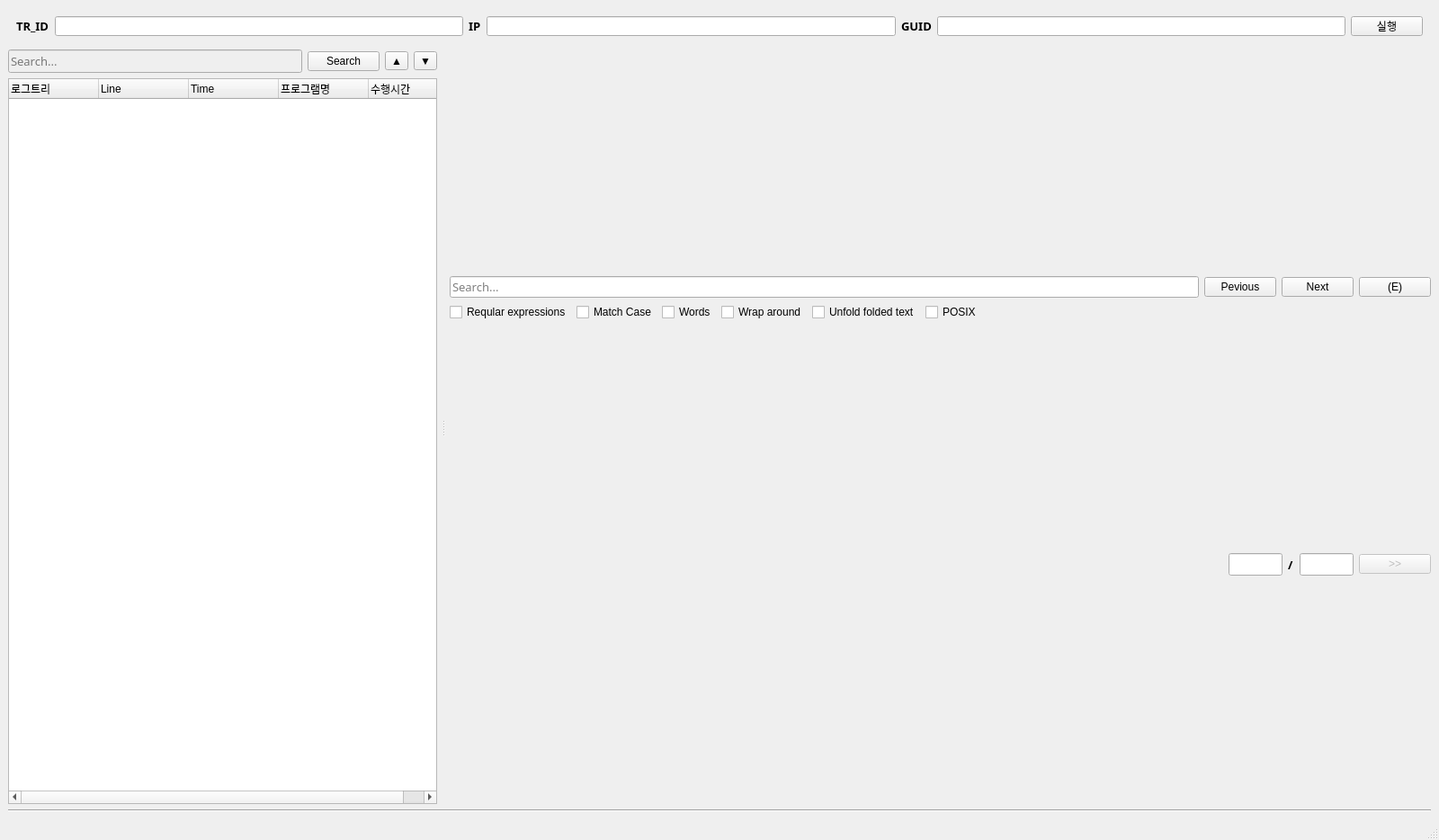
<?xml version="1.0" encoding="UTF-8"?>
<ui version="4.0">
 <class>MainWindow</class>
 <widget class="QMainWindow" name="MainWindow">
  <property name="geometry">
   <rect>
    <x>0</x>
    <y>0</y>
    <width>1600</width>
    <height>934</height>
   </rect>
  </property>
  <property name="windowTitle">
   <string>Log Dialog</string>
  </property>
  <widget class="QWidget" name="centralwidget">
   <layout class="QGridLayout" name="gridLayout">
    <item row="0" column="0" rowspan="2" colspan="2">
     <layout class="QVBoxLayout" name="verticalLayout_3">
      <item>
       <widget class="QFrame" name="grp_searchInfo">
        <property name="maximumSize">
         <size>
          <width>16777215</width>
          <height>40</height>
         </size>
        </property>
        <layout class="QHBoxLayout" name="horizontalLayout">
         <item>
          <widget class="QLabel" name="label">
           <property name="font">
            <font>
             <family>맑은 고딕</family>
             <pointsize>10</pointsize>
             <weight>75</weight>
             <bold>true</bold>
            </font>
           </property>
           <property name="text">
            <string>TR_ID</string>
           </property>
          </widget>
         </item>
         <item>
          <widget class="QLineEdit" name="trEdit">
           <property name="font">
            <font>
             <family>맑은 고딕</family>
             <pointsize>10</pointsize>
            </font>
           </property>
           <property name="styleSheet">
            <string notr="true"/>
           </property>
          </widget>
         </item>
         <item>
          <widget class="QLabel" name="label_2">
           <property name="font">
            <font>
             <family>맑은 고딕</family>
             <pointsize>10</pointsize>
             <weight>75</weight>
             <bold>true</bold>
            </font>
           </property>
           <property name="text">
            <string>IP</string>
           </property>
          </widget>
         </item>
         <item>
          <widget class="QLineEdit" name="ipEdit">
           <property name="font">
            <font>
             <family>맑은 고딕</family>
             <pointsize>10</pointsize>
            </font>
           </property>
           <property name="styleSheet">
            <string notr="true"/>
           </property>
          </widget>
         </item>
         <item>
          <widget class="QLabel" name="label_3">
           <property name="font">
            <font>
             <family>맑은 고딕</family>
             <pointsize>10</pointsize>
             <weight>75</weight>
             <bold>true</bold>
            </font>
           </property>
           <property name="text">
            <string>GUID</string>
           </property>
          </widget>
         </item>
         <item>
          <widget class="QLineEdit" name="edt_guid">
           <property name="font">
            <font>
             <family>맑은 고딕</family>
             <pointsize>10</pointsize>
            </font>
           </property>
          </widget>
         </item>
         <item>
          <widget class="QPushButton" name="searchBtn">
           <property name="text">
            <string>실행</string>
           </property>
          </widget>
         </item>
        </layout>
       </widget>
      </item>
      <item>
       <widget class="QSplitter" name="splitter_tree_view">
        <property name="orientation">
         <enum>Qt::Horizontal</enum>
        </property>
        <widget class="QWidget" name="grp_logTree" native="true">
         <layout class="QVBoxLayout" name="verticalLayout">
          <property name="leftMargin">
           <number>0</number>
          </property>
          <property name="topMargin">
           <number>0</number>
          </property>
          <property name="rightMargin">
           <number>5</number>
          </property>
          <property name="bottomMargin">
           <number>0</number>
          </property>
          <item>
           <layout class="QHBoxLayout" name="horizontalLayout_2">
            <item>
             <widget class="QLineEdit" name="twLine">
              <property name="enabled">
               <bool>false</bool>
              </property>
              <property name="font">
               <font>
                <family>맑은 고딕</family>
                <pointsize>10</pointsize>
               </font>
              </property>
              <property name="placeholderText">
               <string>Search...</string>
              </property>
              <property name="clearButtonEnabled">
               <bool>true</bool>
              </property>
             </widget>
            </item>
            <item>
             <widget class="QPushButton" name="twBtn">
              <property name="text">
               <string>Search</string>
              </property>
             </widget>
            </item>
            <item>
             <widget class="QToolButton" name="collpsBtn">
              <property name="text">
               <string>▲</string>
              </property>
             </widget>
            </item>
            <item>
             <widget class="QToolButton" name="expndBtn">
              <property name="text">
               <string>▼</string>
              </property>
             </widget>
            </item>
           </layout>
          </item>
          <item>
           <widget class="QTreeWidget" name="tw_logTree">
            <column>
             <property name="text">
              <string notr="true">로그트리</string>
             </property>
            </column>
            <column>
             <property name="text">
              <string>Line</string>
             </property>
            </column>
            <column>
             <property name="text">
              <string>Time</string>
             </property>
            </column>
            <column>
             <property name="text">
              <string>프로그램명</string>
             </property>
            </column>
            <column>
             <property name="text">
              <string>수행시간</string>
             </property>
            </column>
           </widget>
          </item>
         </layout>
        </widget>
        <widget class="QWidget" name="grp_logView" native="true">
         <layout class="QVBoxLayout" name="verticalLayout_2">
          <property name="leftMargin">
           <number>5</number>
          </property>
          <property name="topMargin">
           <number>0</number>
          </property>
          <property name="rightMargin">
           <number>0</number>
          </property>
          <property name="bottomMargin">
           <number>0</number>
          </property>
          <item>
           <widget class="QFrame" name="grp_search">
            <property name="maximumSize">
             <size>
              <width>16777215</width>
              <height>50</height>
             </size>
            </property>
            <layout class="QVBoxLayout" name="verticalLayout_4">
             <property name="leftMargin">
              <number>0</number>
             </property>
             <property name="topMargin">
              <number>0</number>
             </property>
             <property name="rightMargin">
              <number>0</number>
             </property>
             <property name="bottomMargin">
              <number>0</number>
             </property>
             <item>
              <layout class="QHBoxLayout" name="horizontalLayout_3">
               <item>
                <widget class="QLineEdit" name="edt_searchLogView">
                 <property name="font">
                  <font>
                   <family>맑은 고딕</family>
                   <pointsize>10</pointsize>
                  </font>
                 </property>
                 <property name="placeholderText">
                  <string>Search...</string>
                 </property>
                 <property name="clearButtonEnabled">
                  <bool>true</bool>
                 </property>
                </widget>
               </item>
               <item>
                <widget class="QPushButton" name="btn_findPrevious">
                 <property name="text">
                  <string>Pevious</string>
                 </property>
                </widget>
               </item>
               <item>
                <widget class="QPushButton" name="btn_findNext">
                 <property name="text">
                  <string>Next</string>
                 </property>
                </widget>
               </item>
               <item>
                <widget class="QPushButton" name="errBtn">
                 <property name="text">
                  <string>(E)</string>
                 </property>
                </widget>
               </item>
              </layout>
             </item>
             <item>
              <layout class="QHBoxLayout" name="horizontalLayout_5">
               <item>
                <widget class="QCheckBox" name="re">
                 <property name="text">
                  <string>Reqular expressions</string>
                 </property>
                </widget>
               </item>
               <item>
                <widget class="QCheckBox" name="cs">
                 <property name="toolTip">
                  <string>Case sensitive</string>
                 </property>
                 <property name="text">
                  <string>Match Case</string>
                 </property>
                </widget>
               </item>
               <item>
                <widget class="QCheckBox" name="wo">
                 <property name="toolTip">
                  <string>Whole Words</string>
                 </property>
                 <property name="text">
                  <string>Words</string>
                 </property>
                </widget>
               </item>
               <item>
                <widget class="QCheckBox" name="wrap">
                 <property name="text">
                  <string>Wrap around</string>
                 </property>
                </widget>
               </item>
               <item>
                <widget class="QCheckBox" name="show_">
                 <property name="text">
                  <string>Unfold folded text</string>
                 </property>
                </widget>
               </item>
               <item>
                <widget class="QCheckBox" name="posix">
                 <property name="toolTip">
                  <string>POSIX-compatible RE</string>
                 </property>
                 <property name="text">
                  <string>POSIX</string>
                 </property>
                </widget>
               </item>
               <item>
                <spacer name="horizontalSpacer_2">
                 <property name="orientation">
                  <enum>Qt::Horizontal</enum>
                 </property>
                 <property name="sizeHint" stdset="0">
                  <size>
                   <width>40</width>
                   <height>20</height>
                  </size>
                 </property>
                </spacer>
               </item>
              </layout>
             </item>
            </layout>
           </widget>
          </item>
          <item>
           <layout class="QGridLayout" name="log_layout"/>
          </item>
          <item>
           <widget class="QFrame" name="">
            <property name="maximumSize">
             <size>
              <width>16777215</width>
              <height>25</height>
             </size>
            </property>
            <layout class="QHBoxLayout" name="horizontalLayout_4">
             <property name="leftMargin">
              <number>0</number>
             </property>
             <property name="topMargin">
              <number>0</number>
             </property>
             <property name="rightMargin">
              <number>0</number>
             </property>
             <property name="bottomMargin">
              <number>0</number>
             </property>
             <item>
              <spacer name="horizontalSpacer">
               <property name="orientation">
                <enum>Qt::Horizontal</enum>
               </property>
               <property name="sizeHint" stdset="0">
                <size>
                 <width>40</width>
                 <height>20</height>
                </size>
               </property>
              </spacer>
             </item>
             <item>
              <widget class="QLineEdit" name="curcnt">
               <property name="maximumSize">
                <size>
                 <width>60</width>
                 <height>16777215</height>
                </size>
               </property>
               <property name="font">
                <font>
                 <family>맑은 고딕</family>
                 <pointsize>10</pointsize>
                </font>
               </property>
               <property name="focusPolicy">
                <enum>Qt::TabFocus</enum>
               </property>
              </widget>
             </item>
             <item>
              <widget class="QLabel" name="label_5">
               <property name="font">
                <font>
                 <family>맑은 고딕</family>
                 <pointsize>10</pointsize>
                 <weight>75</weight>
                 <bold>true</bold>
                </font>
               </property>
               <property name="text">
                <string>/</string>
               </property>
              </widget>
             </item>
             <item>
              <widget class="QLineEdit" name="totcnt">
               <property name="maximumSize">
                <size>
                 <width>60</width>
                 <height>16777215</height>
                </size>
               </property>
               <property name="font">
                <font>
                 <family>맑은 고딕</family>
                 <pointsize>10</pointsize>
                </font>
               </property>
              </widget>
             </item>
             <item>
              <widget class="QPushButton" name="pageBtn">
               <property name="enabled">
                <bool>false</bool>
               </property>
               <property name="text">
                <string>&gt;&gt;</string>
               </property>
              </widget>
             </item>
            </layout>
           </widget>
          </item>
         </layout>
        </widget>
       </widget>
      </item>
      <item>
       <widget class="Line" name="line">
        <property name="orientation">
         <enum>Qt::Horizontal</enum>
        </property>
       </widget>
      </item>
     </layout>
    </item>
   </layout>
  </widget>
  <widget class="QStatusBar" name="statusbar"/>
 </widget>
 <resources/>
 <connections>
  <connection>
   <sender>trEdit</sender>
   <signal>returnPressed()</signal>
   <receiver>searchBtn</receiver>
   <slot>click()</slot>
   <hints>
    <hint type="sourcelabel">
     <x>420</x>
     <y>28</y>
    </hint>
    <hint type="destinationlabel">
     <x>1522</x>
     <y>30</y>
    </hint>
   </hints>
  </connection>
  <connection>
   <sender>edt_searchLogView</sender>
   <signal>returnPressed()</signal>
   <receiver>btn_findNext</receiver>
   <slot>click()</slot>
   <hints>
    <hint type="sourcelabel">
     <x>1070</x>
     <y>78</y>
    </hint>
    <hint type="destinationlabel">
     <x>1419</x>
     <y>80</y>
    </hint>
   </hints>
  </connection>
  <connection>
   <sender>ipEdit</sender>
   <signal>returnPressed()</signal>
   <receiver>searchBtn</receiver>
   <slot>click()</slot>
   <hints>
    <hint type="sourcelabel">
     <x>867</x>
     <y>29</y>
    </hint>
    <hint type="destinationlabel">
     <x>1496</x>
     <y>28</y>
    </hint>
   </hints>
  </connection>
  <connection>
   <sender>edt_guid</sender>
   <signal>returnPressed()</signal>
   <receiver>searchBtn</receiver>
   <slot>click()</slot>
   <hints>
    <hint type="sourcelabel">
     <x>1223</x>
     <y>26</y>
    </hint>
    <hint type="destinationlabel">
     <x>1519</x>
     <y>30</y>
    </hint>
   </hints>
  </connection>
 </connections>
</ui>
